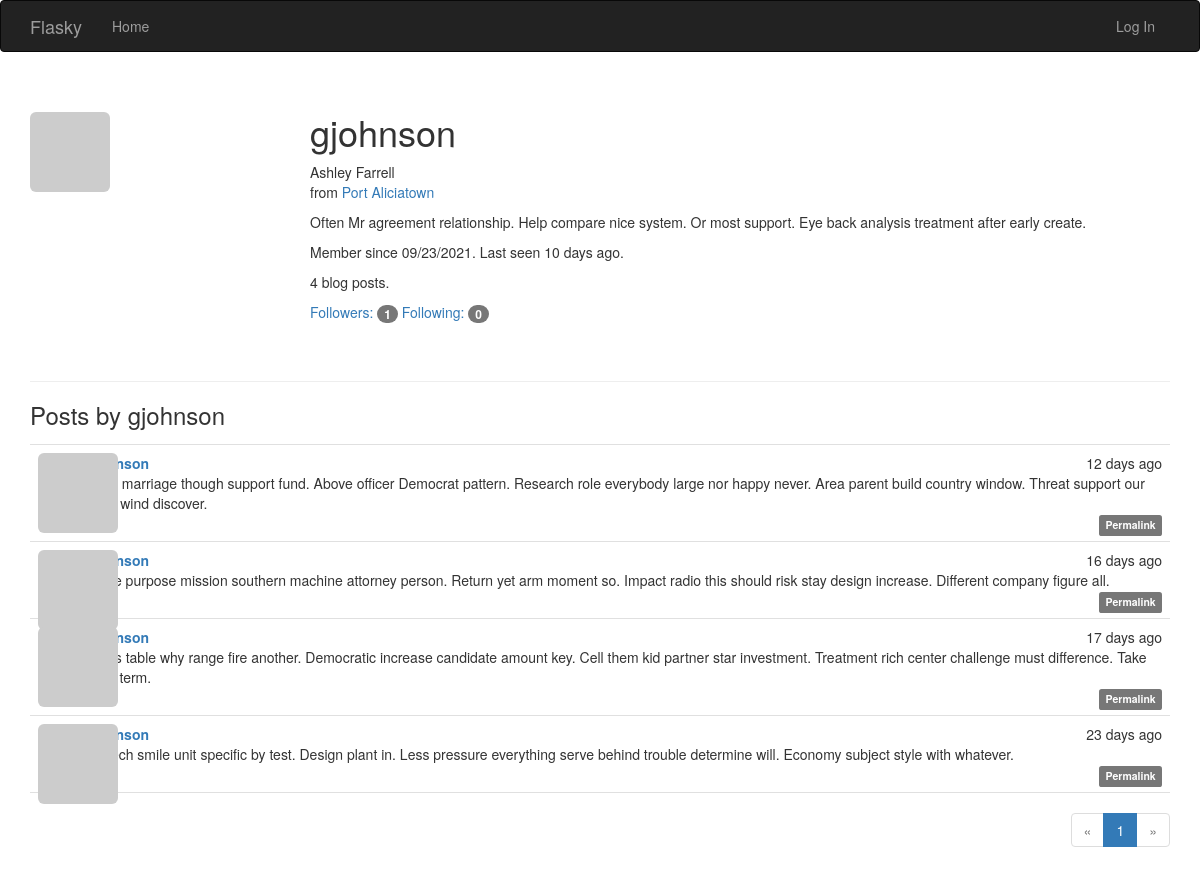
The page /user/gjohnson on the database its author committed.
### app/models.py (models this page shows, shortened)
class User(UserMixin, db.Model):
    __tablename__ = 'users'
    id = db.Column(db.Integer, primary_key=True)
    email = db.Column(db.String(64), unique=True, index=True)
    username = db.Column(db.String(64), unique=True, index=True)
    role_id = db.Column(db.Integer, db.ForeignKey('roles.id'))
    password_hash = db.Column(db.String(128))
    confirmed = db.Column(db.Boolean, default=False)
    name = db.Column(db.String(64))
    location = db.Column(db.String(64))
    about_me = db.Column(db.Text())
    member_since = db.Column(db.DateTime(), default=datetime.utcnow)
    last_seen = db.Column(db.DateTime(), default=datetime.utcnow)
    avatar_hash = db.Column(db.String(32))
    posts = db.relationship('Post', backref='author', lazy='dynamic')
    followed = db.relationship('Follow',
                               foreign_keys=[Follow.follower_id],
                               backref=db.backref('follower', lazy='joined'),
                               lazy='dynamic',
                               cascade='all, delete-orphan')
    followers = db.relationship('Follow',
                                foreign_keys=[Follow.followed_id],
                                backref=db.backref('followed', lazy='joined'),
                                lazy='dynamic',
                                cascade='all, delete-orphan')
    @property
    def password(self):
        raise AttributeError('password is not a readable attribute')
    def gravatar(self, size=100, default='identicon', rating='g'):
        url = 'https://secure.gravatar.com/avatar'
        hash = self.avatar_hash or self.gravatar_hash()
        return '{url}/{hash}?s={size}&d={default}&r={rating}'.format(
            url=url, hash=hash, size=size, default=default, rating=rating)

class Post(db.Model):
    __tablename__ = 'posts'
    id = db.Column(db.Integer, primary_key=True)
    body = db.Column(db.Text)
    body_html = db.Column(db.Text)
    timestamp = db.Column(db.DateTime, index=True, default=datetime.utcnow)
    author_id = db.Column(db.Integer, db.ForeignKey('users.id'))

### app/main/views.py (the view)
@main.route('/user/<username>')
def user(username):
    user = User.query.filter_by(username=username).first_or_404()
    page = request.args.get('page', 1, type=int)
    pagination = user.posts.order_by(Post.timestamp.desc()).paginate(
        page, per_page=current_app.config['FLASKY_POSTS_PER_PAGE'],
        error_out=False)
    posts = pagination.items
    return render_template('user.html', user=user, posts=posts,
                           pagination=pagination)

### app/auth/views.py (called while the page is built)
@auth.before_app_request
def before_request():
    if current_user.is_authenticated:
        current_user.ping()
        if not current_user.confirmed \
                and request.endpoint \
                and request.blueprint != 'auth' \
                and request.endpoint != 'static':
            return redirect(url_for('auth.unconfirmed'))

### app/main/__init__.py (called while the page is built)
@main.app_context_processor
def inject_permissions():
    return dict(Permission=Permission)

### app/models.py (called while the page is built)
    def can(self, permissions):
        return False

    def is_administrator(self):
        return False

### app/templates/user.html (shortened to what this page needs)
{% extends "base.html" %}
{% import "_macros.html" as macros %}
{% block page_content %}
<div class="page-header">
    <img class="img-rounded profile-thumbnail" src="{{ user.gravatar(size=256) }}">
    <div class="profile-header">
        <h1>{{ user.username }}</h1>
        {% if user.name or user.location %}
        <p>
            {% if user.name %}{{ user.name }}<br>{% endif %}
            {% if user.location %}
                from <a href="http://maps.google.com/?q={{ user.location }}">{{ user.location }}</a><br>
            {% endif %}
        </p>
        {% endif %}
        {% if user.about_me %}<p>{{ user.about_me }}</p>{% endif %}
        <p>Member since {{ moment(user.member_since).format('L') }}. Last seen {{ moment(user.last_seen).fromNow() }}.</p>
        <p>{{ user.posts.count() }} blog posts.</p>
        <p>
            <a href="{{ url_for('.followers', username=user.username) }}">Followers: <span class="badge">{{ user.followers.count() }}</span></a>
            <a href="{{ url_for('.followed_by', username=user.username) }}">Following: <span class="badge">{{ user.followed.count() }}</span></a>
        </p>
    </div>
</div>
<h3>Posts by {{ user.username }}</h3>
{% include '_posts.html' %}
{% if pagination %}
<div class="pagination">
    {{ macros.pagination_widget(pagination, '.user', username=user.username) }}
</div>
{% endif %}
{% endblock %}

### app/templates/_posts.html (shortened to what this page needs)
<ul class="posts">
    {% for post in posts %}
    <li class="post">
        <div class="post-thumbnail">
            <a href="{{ url_for('.user', username=post.author.username) }}">
                <img class="img-rounded profile-thumbnail" src="{{ post.author.gravatar(size=40) }}">
            </a>
        </div>
        <div class="post-content">
            <div class="post-date">{{ moment(post.timestamp).fromNow() }}</div>
            <div class="post-author"><a href="{{ url_for('.user', username=post.author.username) }}">{{ post.author.username }}</a></div>
            <div class="post-body">
                {% if post.body_html %}
                    {{ post.body_html | safe }}
                {% else %}
                    {{ post.body }}
                {% endif %}
            </div>
            <div class="post-footer">
                <a href="{{ url_for('.post', id=post.id) }}">
                    <span class="label label-default">Permalink</span>
                </a>
            </div>
        </div>
    </li>
    {% endfor %}
</ul>

### app/static/styles.css (style rules this page uses)
.profile-thumbnail { position: absolute; }
.profile-header { min-height: 260px; margin-left: 280px; }
ul.posts { list-style-type: none; padding: 0px; margin: 16px 0px 0px 0px; border-top: 1px solid #e0e0e0; }
ul.posts li.post { padding: 8px; border-bottom: 1px solid #e0e0e0; }
div.post-date { float: right; }
div.post-author { font-weight: bold; }
div.post-thumbnail { position: absolute; }
div.post-content { margin-left: 48px; min-height: 48px; }
div.post-footer { text-align: right; }
div.pagination { width: 100%; text-align: right; padding: 0px; margin: 0px; }

### rows shown on the page
User: username "gjohnson", name "Ashley Farrell", location "Port Aliciatown", about_me "Often Mr agreement relationship. Help compare nice system. Or most support. Eye back analysis treatment after early create.", member_since "09/23/2021", last_seen "10 days ago"
Post: timestamp "12 days ago", body "Base marriage though support fund. Above officer Democrat pattern. Research role everybody large nor happy never. Area parent build country window. Threat support our body wind discover."
Post: timestamp "16 days ago", body "Large purpose mission southern machine attorney person. Return yet arm moment so. Impact radio this should risk stay design increase. Different company figure all."
Post: timestamp "17 days ago", body "Glass table why range fire another. Democratic increase candidate amount key. Cell them kid partner star investment. Treatment rich center challenge must difference. Take build term."
Post: timestamp "23 days ago", body "Speech smile unit specific by test. Design plant in. Less pressure everything serve behind trouble determine will. Economy subject style with whatever."

### other values the page prints
{{ user.posts.count() }} "4"
{{ user.followers.count() }} "1"
{{ user.followed.count() }} "0"
{{ p }} "1"
